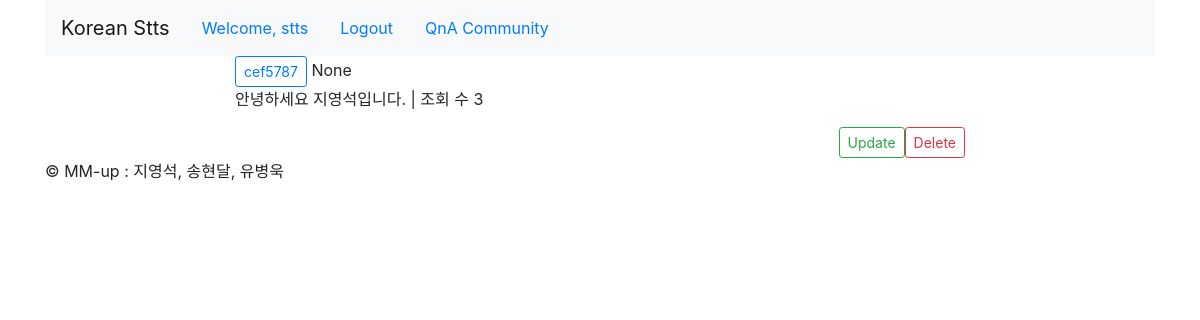
The app's page /QnA/detail/5/ (signed in) with its own data.
### QnA/models.py (models this page shows, shortened)
class QuestionAndAnswer(models.Model):
    author = models.ForeignKey(User, on_delete=models.CASCADE, related_name="user_author")
    title = models.CharField(max_length=100)
    text = models.TextField()
    hit = models.PositiveIntegerField(default=0)
    created = models.DateTimeField(auto_now_add=True)
    updated = models.DateTimeField(auto_now=True)
    class Meta:
        ordering = ['-updated']
    @property
    def update_counter(self):
        self.hit = self.hit + 1
        self.save()

### QnA/templates/QnA/detail.html (shortened to what this page needs)
{% extends 'base.html' %}
{% block content %}
    <div class="row">
        <div class="col-md-2"></div>
        <div class="col-md-8 panel panel-default">
            <button type="button" class="btn btn-outline-primary btn-sm">
                {{object.author.username}}</button>
            {{ object.update_counter }}
            <p>{{object.text|linebreaksbr}} | 조회 수 {{object.hit}}</p>
            <a href="{% url 'QnA:QnA_delete' pk=object.id %}" class="btn btn-outline-danger btn-sm float-right">
                Delete</a>
            <a href="{% url 'QnA:QnA_update' pk=object.id %}" class="btn btn-outline-success btn-sm float-right">
                Update</a>
        </div>
        <div class="col-md-2"></div>
    </div>
    <div class="row">
        <div class="col-md-2"></div>
        <div class="col-md-8 panel panel-default">
            {% load disqus_tags %}
        </div>
        <div class="col-md-2"></div>
    </div>
{% endblock %}

### templates/base.html (shortened to what this page needs)
<!DOCTYPE html>
<html lang="en">
<head>
    <link rel="stylesheet" href="https://stackpath.bootstrapcdn.com/bootstrap/4.1.3/css/bootstrap.min.css">
</head>
<body>
<div class="container">
    <header class="header clearfix">
        <nav class="navbar navbar-expand-lg navbar-light bg-light">
            <a class="navbar-brand" href="/">Korean Stts</a>
            <ul class="nav">
                {% if user.is_authenticated %}
                <li class="nav-item"><a href="#" class="nav-link">Welcome, {{user.get_username}}</a></li>
                <li class="nav-item"><a href="{% url 'account:logout' %}" class="nav-link">Logout</a></li>
                <li class="nav-item"><a href="{% url 'QnA:QnA_list' %}" class="nav-link">QnA Community</a></li>
                {% else %}
                <li class="nav-item"><a href="{% url 'account:login' %}" class="nav-link">Login</a></li>
                <li class="nav-item"><a href="{% url 'account:register' %}" class="nav-link">Signup</a></li>
                {% endif %}
            </ul>
        </nav>
    </header>
    {% block content %}
    {% endblock %}
    <footer class="footer">
        <p>&copy; MM-up : 지영석, 송현달, 유병욱</p>
    </footer>
</div>
</body>

### records on screen
QuestionAndAnswer: author.username "cef5787", update_counter "None", text "안녕하세요 지영석입니다.", hit "3"

### other values on screen
{{ user.get_username }} "stts"
